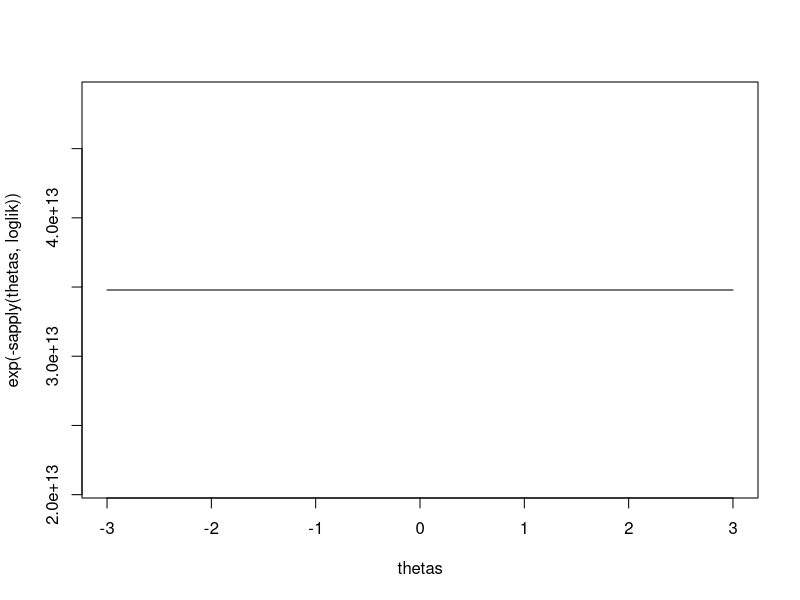
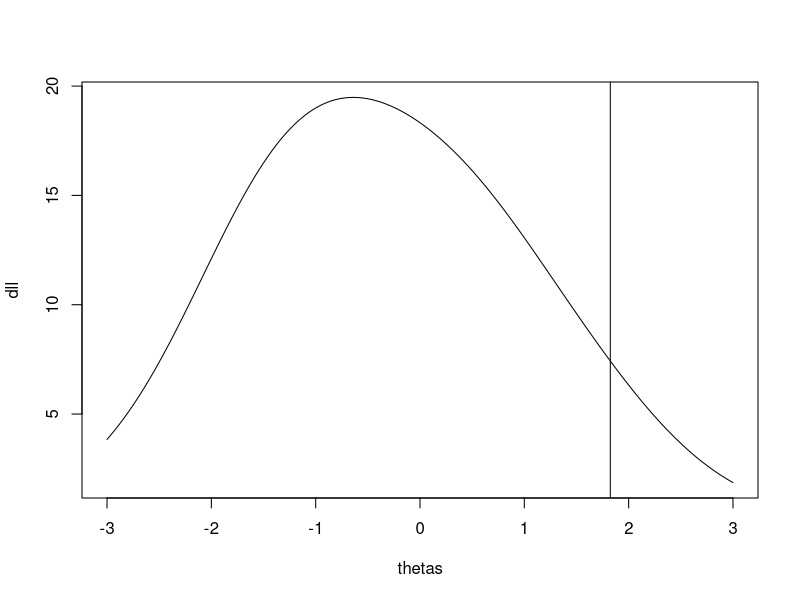

R code for these plots, in order: (Note: this script raises an error after producing the figures.)
## ---- chunk 1
knitr::opts_chunk$set(echo = TRUE)
## ---- chunk 2
dP_dtheta <- function(theta, a=1, b=.5, c=0, D = 1.7, delta = 1) {
#d/dx((d - c)/(1 + exp(-1.7 a(x - b)))) = (1.7 (d - c) e^(-1.7 a(x - b)) a'(x - b))/(e^(-1.7 a(x - b)) + 1)^2
  
  dP <- (D*(delta - c) * exp(-D * a*(theta - b)))/(exp(-D* a*(theta - b)) +1)^2
    #(delta - c) * D * a * e_DL / (1 + e_DL)^2
  
  return(dP)
}
## ---- chunk 3
n=100 # item
N=1 # sogg

a=rep(1,n)
b=seq(-2,2,length.out=n)
c=rep(0,n) 
D = 1.7
delta = rep(1,n)
(theta=rnorm(N))
#P <- c + (delta - c) / (1 + exp(-D *  a * (theta - b))) # sogg x item:  N x n

P <- c + (delta - c) / (1 + exp(-D *  matrix(a,N,n,byrow = TRUE) * (matrix(theta,N,n) - matrix(b,N,n,byrow = TRUE)))) # sogg x item:  N x n
  
  Q <- 1-P
  
u=matrix(rbinom(n*N,size = 1,P),N,n)  


loglik <- function(theta,a,b,c,delta,D){
  
  #u e Pij sono matrici, la somma ci dà la log-verosimiglianza (Lord, p. 58)
  sum(u*log(P) + (1-u)*log(1-P))

}

thetas=seq(-3,3,length.out=100)
plot(thetas,exp(-sapply(thetas,loglik)),type="l")

## ---- chunk 4

dl_dtheta <- function(theta, u, a,b,c,delta,D,dP_dtheta) {
  n <- length(u)
  temp=sapply(1:n, function(i) (u[1,i]*2-1)* dP_dtheta(theta,a[i],b[i],c[i],D,delta[i]))
  sum(temp)
}


thetas=seq(-3,3,length.out=1000)
dll=sapply(thetas,function(theta) dl_dtheta(theta,u,a,b,c,delta,D,dP_dtheta))
plot(thetas,dll,type="l")
abline(h=0)
abline(v=theta)

thetas[which.min(abs(dll))]
theta

# questa è al roba che devi fare 
uniroot(dl_dtheta, c(-4, 4), a = a, u = u, b = b, c = c, delta = delta, 
        D = D, dP_dtheta)$root

## ---- chunk 5
# Example usage
theta <- seq(-3, 3, length.out = 100)  # ability levels
a <- 1.2  # discrimination parameter
b <- 0.5  # difficulty parameter
c <- 0.2  # guessing parameter

dP <- dP_dtheta(theta, a, b, c)

# Plot the result
plot(theta, dP, type = "l", 
     xlab = "Theta", ylab = "dP/dTheta",
     main = "Item Characteristic Curve Derivative")
